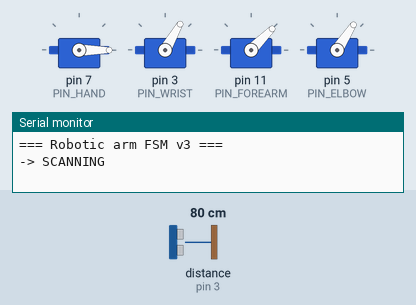
This sketch was run on a simulated Arduino Mega 2560, built with avr-gcc and run on an emulated ATmega2560. Parts: 4 × servo, the last lines printed to the serial monitor. Wiring (inferred from the names in the program): ultrasonic range finder: trigger pin 2; echo pin 3. The inputs (shaded band) are chosen by the test bench; at power-on: distance to the obstacle (sensor on pin 3) 80 cm. The echo pulse lasts 58.3 µs per cm.

Above: at 1.2 s.
1.3 s: distance to the obstacle (sensor on pin 3) set to 17 cm
At 2.91 s:
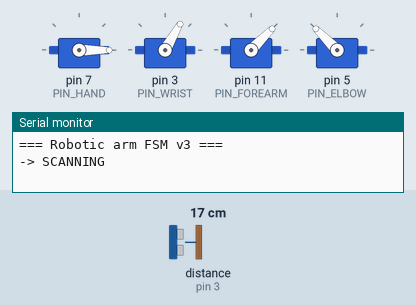
4.3 s: distance to the obstacle (sensor on pin 3) set to 13 cm
At 5.97 s:
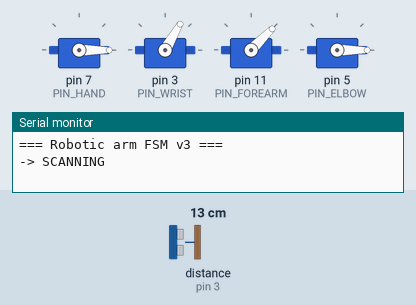
At 13.8 s:
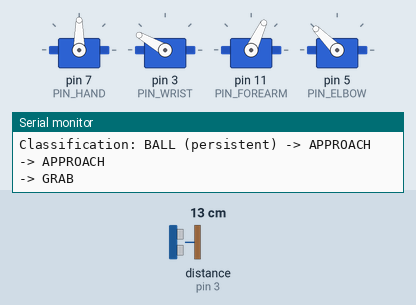
Timing chart, 0 to 22.3 s (numbered marks = the images above; inputs shaded):
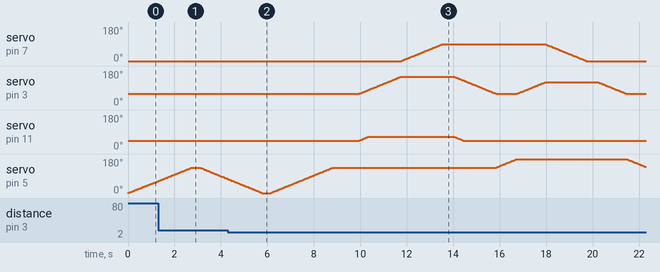

Measured:
- the behaviour switches between 15 and 14 cm on distance to the obstacle (sensor on pin 3) (found by bisection; images 1 and 2)
- after the input at 4.3 s, servo on pin 7 (PIN_HAND): rises from 0° to 90° in 1.8 s, then falls to 0° in 6.2 s; servo on pin 11 (PIN_FOREARM): rises from 45° to 65° in 0.38 s, then falls to 45° in 4.1 s

The sketch:

robotic-arm-fsm-v3-patched-debug.ino
```cpp
/*
 * 4-Axis Robotic Arm — Autonomous pick & place (FSM v3)
 * Board: Arduino Uno
 *
 * Patches: dwell-only scan debounce, pulseIn 30000 us, DETECTED HALT guard,
 *          optional self-test with abort timeout, forearm grab/drop sequencing.
 *
 * Modes:
 *   USE_MINIMAL_CLASSMATE_LOOP — blocking scan + grab/return (class demo style).
 *   USE_CLASSMATE_TUNED_ANGLES_IN_FSM — use classmate-tuned angles in the FSM below.
 */
#include <Servo.h>

#define SERIAL_BAUD 9600

#define DEBUG_SENSOR false
#define DEBUG_FSM    true

// 0 = non-blocking FSM (default). 1 = classmate-style blocking loop() only.
#define USE_MINIMAL_CLASSMATE_LOOP 0
// When FSM is enabled: 0 = original v3 angles, 1 = classmate sequence tuning (our wiring).
#define USE_CLASSMATE_TUNED_ANGLES_IN_FSM 0

#define PIN_HAND    7
#define PIN_WRIST   3
#define PIN_FOREARM 11
#define PIN_ELBOW   5
#define PIN_TRIG    2
#define PIN_ECHO    3

Servo servo_hand;
Servo servo_wrist;
Servo servo_forearm;
Servo servo_elbow;

// --- Classmate sequence (mapped: waist→elbow, shoulder→forearm, wrist, claw→hand) ---
// Pins stay ours: ELBOW 5, FOREARM 11, WRIST 3, HAND 7; TRIG 2, ECHO 4.
static const int CM_HOME_ELBOW    = 70;
static const int CM_HOME_FOREARM  = 15;
static const int CM_HOME_WRIST    = 30;
static const int CM_HOME_HAND     = 101;

static const int CM_GRAB_HAND_1   = 170;
static const int CM_GRAB_WRIST_1  = 140;
static const int CM_GRAB_HAND_2   = 130;
static const int CM_GRAB_FOREARM  = 100;
static const int CM_GRAB_ELBOW    = 170;
static const int CM_GRAB_HAND_3   = 160;

static const int CM_MINIMAL_MOTION_DELAY_MS = 800;
static const int CM_DETECT_MAX_CM           = 7;
static const int CM_DETECT_MIN_CM           = 3;
static const float CM_SWEEP_SPEED           = 0.35f;
static const float CM_SCAN_RESUME_CM        = 7.6f;

#if !USE_CLASSMATE_TUNED_ANGLES_IN_FSM
const int HAND_OPEN   = 0;
const int HAND_CLOSED = 90;
const int WRIST_UP   = 60;
const int WRIST_DOWN = 150;
const int WRIST_DROP = 120;
const int FOREARM_POS  = 45;
const int FOREARM_GRAB = 65;
const int SCAN_START = 0;
const int SCAN_END   = 135;
const int DROP_POS   = 180;
#else
const int HAND_OPEN   = CM_HOME_HAND;
const int HAND_CLOSED = CM_GRAB_HAND_3;
const int WRIST_UP   = CM_HOME_WRIST;
const int WRIST_DOWN = CM_GRAB_WRIST_1;
const int WRIST_DROP = CM_GRAB_WRIST_1;
const int FOREARM_POS  = CM_HOME_FOREARM;
const int FOREARM_GRAB = CM_GRAB_FOREARM;
const int SCAN_START = 0;
const int SCAN_END   = 135;
const int DROP_POS   = CM_GRAB_ELBOW;
#endif

// Safe elbow angle before resuming scan (classmate centers near 70°; original uses 0°).
#if USE_CLASSMATE_TUNED_ANGLES_IN_FSM
const int ELBOW_HOME_IDLE = CM_HOME_ELBOW;
#else
const int ELBOW_HOME_IDLE = SCAN_START;
#endif

int elbowDetectAngle = SCAN_START;

const float SOS_CM_PER_US_HALF = 0.0343f / 2.0f;
const unsigned long PING_SPACING_MS = 25;
#define MEDIAN_N 5
const float VALID_MIN_CM = 2.0f;
const float VALID_MAX_CM = 400.0f;
const float D_MIN_CM = 2.0f;
const float D_MAX_CM = 15.0f;
const float FILTER_ALPHA = 0.35f;
const uint8_t DEBOUNCE_HITS = 3;
const unsigned long SCAN_DWELL_MS = 350;

const unsigned long STEP_MS        = 20;
const unsigned long SETTLE_MS      = 500;
const unsigned long CONFIRM_MS     = 800;
const unsigned long HALT_PAUSE_MS  = 2000;
const unsigned long STATE_TIMEOUT_MS = 12000;
const unsigned long CARRY_TIMEOUT_MS = 20000;
// 0 = skip startup self-test (FSM runs immediately). Set 1800 to exercise each joint once.
const unsigned long SELFTEST_PHASE_MS = 0;
const unsigned long SELFTEST_ABORT_MS = 30000;
const unsigned long DETECTED_HALT_GUARD_MS = 400;

enum State : uint8_t {
  STATE_SCANNING,
  STATE_DETECTED,
  STATE_APPROACH,
  STATE_GRAB,
  STATE_LIFT,
  STATE_MOVE_TO_DROP,
  STATE_RELEASE,
  STATE_RETURN,
  STATE_HALT
};

State state = STATE_SCANNING;
unsigned long stateEnteredMs = 0;

float rawBuf[MEDIAN_N];
uint8_t rawIdx   = 0;
bool    rawFilled = false;
unsigned long lastPingScheduleMs = 0;

float   filteredCm     = 400.0f;
uint8_t debounceCount  = 0;

bool scanningToEnd     = true;
bool scanDwellActive   = false;
unsigned long scanDwellStartMs = 0;

uint8_t phase = 0;
unsigned long phaseDeadlineMs = 0;

uint8_t selfTestPhase = 0;
bool    selfTestDone  = false;
unsigned long selfTestStartedMs = 0;

struct Joint {
  Servo* servo;
  int    pin;
  int    current;
  int    target;
  bool   moving;
};

Joint jHand    = { &servo_hand,    PIN_HAND,    HAND_OPEN,   HAND_OPEN,   false };
Joint jWrist   = { &servo_wrist,   PIN_WRIST,   WRIST_UP,    WRIST_UP,    false };
Joint jForearm = { &servo_forearm, PIN_FOREARM, FOREARM_POS, FOREARM_POS, false };
Joint jElbow   = { &servo_elbow,   PIN_ELBOW,   SCAN_START,  SCAN_START,  false };

unsigned long lastStepMs = 0;

void jointMoveTo(Joint& j, int angle) {
  j.target = constrain(angle, 0, 180);
  j.moving = (j.target != j.current);
}

bool jointArrived(const Joint& j) {
  return !j.moving;
}

void jointStep(Joint& j) {
  if (!j.moving) return;
  if (j.current < j.target)      j.current++;
  else if (j.current > j.target) j.current--;
  j.servo->write(j.current);
  if (j.current == j.target) j.moving = false;
}

void tickServos() {
  jointStep(jHand);
  jointStep(jWrist);
  jointStep(jForearm);
  jointStep(jElbow);
}

#if USE_MINIMAL_CLASSMATE_LOOP
int    curW = CM_HOME_ELBOW, curS = CM_HOME_FOREARM, curWr = CM_HOME_WRIST, curC = CM_HOME_HAND;
float  ang1 = (float)CM_HOME_ELBOW;
int    seekDirection = 1;
float  distanceCm = 0.0f;

static void softMoveBlock(Servo &s, int &currentPos, int targetPos, int speedMs) {
  while (currentPos != targetPos) {
    if (currentPos < targetPos) currentPos++;
    else currentPos--;
    s.write(currentPos);
    delay((unsigned long)speedMs);
  }
}

static void grabSequenceMinimal() {
  softMoveBlock(servo_hand, curC, CM_GRAB_HAND_1, 10);
  delay((unsigned long)CM_MINIMAL_MOTION_DELAY_MS);
  softMoveBlock(servo_wrist, curWr, CM_GRAB_WRIST_1, 15);
  delay((unsigned long)CM_MINIMAL_MOTION_DELAY_MS);
  softMoveBlock(servo_hand, curC, CM_GRAB_HAND_2, 20);
  delay((unsigned long)CM_MINIMAL_MOTION_DELAY_MS);
  softMoveBlock(servo_forearm, curS, CM_GRAB_FOREARM, 20);
  delay((unsigned long)CM_MINIMAL_MOTION_DELAY_MS);
  softMoveBlock(servo_elbow, curW, CM_GRAB_ELBOW, 15);
  delay((unsigned long)CM_MINIMAL_MOTION_DELAY_MS);
  softMoveBlock(servo_hand, curC, CM_GRAB_HAND_3, 15);
  delay((unsigned long)CM_MINIMAL_MOTION_DELAY_MS);
}

static void returnSequenceMinimal() {
  Serial.println(F(">>> RETURN (minimal)"));
  softMoveBlock(servo_elbow, curW, CM_HOME_ELBOW, 15);
  delay((unsigned long)CM_MINIMAL_MOTION_DELAY_MS);
  softMoveBlock(servo_forearm, curS, CM_HOME_FOREARM, 20);
  delay((unsigned long)CM_MINIMAL_MOTION_DELAY_MS);
  softMoveBlock(servo_wrist, curWr, CM_HOME_WRIST, 15);
  delay((unsigned long)CM_MINIMAL_MOTION_DELAY_MS);
  softMoveBlock(servo_hand, curC, CM_HOME_HAND, 10);
  ang1 = (float)CM_HOME_ELBOW;
  delay(1000);
}

void loopMinimalClassmate() {
  digitalWrite(PIN_TRIG, LOW);
  delayMicroseconds(2);
  digitalWrite(PIN_TRIG, HIGH);
  delayMicroseconds(10);
  digitalWrite(PIN_TRIG, LOW);
  unsigned long duration = pulseIn(PIN_ECHO, HIGH, 30000);
  distanceCm = (duration == 0) ? 999.0f : (float)duration * SOS_CM_PER_US_HALF;

  if (distanceCm <= (float)CM_DETECT_MAX_CM && distanceCm > (float)CM_DETECT_MIN_CM) {
    delay(100);
    grabSequenceMinimal();
    returnSequenceMinimal();
    distanceCm = 99.0f;
  }

  if (distanceCm > CM_SCAN_RESUME_CM || duration == 0) {
    ang1 += (CM_SWEEP_SPEED * (float)seekDirection);
    if (ang1 >= 135.0f) {
      ang1 = 135.0f;
      seekDirection = -1;
    }
    if (ang1 <= 0.0f) {
      ang1 = 0.0f;
      seekDirection = 1;
    }
    long angMap = (long)(ang1 + 0.5f);
    servo_elbow.writeMicroseconds((int)map(angMap, 0L, 180L, 544L, 2400L));
    curW = (int)angMap;
  }
  delay(10);
}
#endif

float singlePingCm() {
  digitalWrite(PIN_TRIG, LOW);
  delayMicroseconds(2);
  digitalWrite(PIN_TRIG, HIGH);
  delayMicroseconds(10);
  digitalWrite(PIN_TRIG, LOW);
  unsigned long echoUs = pulseIn(PIN_ECHO, HIGH, 30000);
  if (echoUs == 0) return 999.0f;
  return (float)echoUs * SOS_CM_PER_US_HALF;
}

static float medianN(float* a) {
  float t[MEDIAN_N];
  for (uint8_t i = 0; i < MEDIAN_N; i++) t[i] = a[i];
  for (uint8_t i = 1; i < MEDIAN_N; i++) {
    float key = t[i];
    int j = (int)i - 1;
    while (j >= 0 && t[j] > key) {
      t[j + 1] = t[j];
      j--;
    }
    t[j + 1] = key;
  }
  return t[MEDIAN_N / 2];
}

void updateSensor(bool applyDebounce) {
  unsigned long now = millis();
  if (now - lastPingScheduleMs < PING_SPACING_MS) return;
  lastPingScheduleMs = now;

  float d = singlePingCm();

#if DEBUG_SENSOR
  Serial.print(F("raw_cm="));
  Serial.print(d);
#endif

  rawBuf[rawIdx++] = d;
  if (rawIdx < MEDIAN_N) {
#if DEBUG_SENSOR
    Serial.println();
#endif
    return;
  }
  rawIdx = 0;
  rawFilled = true;

  float med = medianN(rawBuf);

  if (med >= VALID_MIN_CM && med <= VALID_MAX_CM) {
    filteredCm = (FILTER_ALPHA * med) + ((1.0f - FILTER_ALPHA) * filteredCm);
  }

#if DEBUG_SENSOR
  Serial.print(F("  med="));  Serial.print(med);
  Serial.print(F("  filt=")); Serial.println(filteredCm);
#endif

  if (applyDebounce) {
    if (filteredCm > D_MIN_CM && filteredCm < D_MAX_CM) {
      if (debounceCount < 250) debounceCount++;
    } else {
      debounceCount = 0;
    }
  }
}

void resetDebounce() {
  debounceCount = 0;
}

void resetSensorFull() {
  resetDebounce();
  filteredCm = 400.0f;
  rawIdx     = 0;
  rawFilled  = false;
}

void enterState(State s) {
#if DEBUG_FSM
  const char* names[] = {
    "SCANNING","DETECTED","APPROACH","GRAB","LIFT",
    "MOVE_TO_DROP","RELEASE","RETURN","HALT"
  };
  Serial.print(F("-> "));
  Serial.println(names[s]);
#endif
  state = s;
  stateEnteredMs = millis();
  phase = 0;
  phaseDeadlineMs = 0;
}

bool stateTimedOut() {
  return (millis() - stateEnteredMs > STATE_TIMEOUT_MS);
}

bool carryTimedOut() {
  return (millis() - stateEnteredMs > CARRY_TIMEOUT_MS);
}

void beginSettle(unsigned long ms) {
  phaseDeadlineMs = millis() + ms;
}

bool settleDone() {
  return (long)(millis() - phaseDeadlineMs) >= 0;
}

void requestSafePose() {
  jointMoveTo(jHand, HAND_OPEN);
  jointMoveTo(jWrist, WRIST_UP);
}

void runSelfTest() {
  switch (selfTestPhase) {
    case 0:
      jointMoveTo(jHand, HAND_CLOSED);
      if (jointArrived(jHand)) selfTestPhase++;
      break;
    case 1:
      jointMoveTo(jHand, HAND_OPEN);
      if (jointArrived(jHand)) selfTestPhase++;
      break;
    case 2:
      jointMoveTo(jWrist, WRIST_DOWN);
      if (jointArrived(jWrist)) selfTestPhase++;
      break;
    case 3:
      jointMoveTo(jWrist, WRIST_UP);
      if (jointArrived(jWrist)) selfTestPhase++;
      break;
    case 4:
      jointMoveTo(jForearm, 90);
      if (jointArrived(jForearm)) selfTestPhase++;
      break;
    case 5:
      jointMoveTo(jForearm, FOREARM_POS);
      if (jointArrived(jForearm)) selfTestPhase++;
      break;
    case 6:
      jointMoveTo(jElbow, 90);
      if (jointArrived(jElbow)) selfTestPhase++;
      break;
    case 7:
      jointMoveTo(jElbow, SCAN_START);
      if (jointArrived(jElbow)) selfTestPhase++;
      break;
    default:
      selfTestDone = true;
      scanningToEnd = true;
      scanDwellActive = false;
      jointMoveTo(jElbow, SCAN_END);
      enterState(STATE_SCANNING);
      break;
  }
}

void setup() {
  Serial.begin(SERIAL_BAUD);

  pinMode(PIN_TRIG, OUTPUT);
  pinMode(PIN_ECHO, INPUT);
  digitalWrite(PIN_TRIG, LOW);

  servo_hand.attach(PIN_HAND);
  servo_wrist.attach(PIN_WRIST);
  servo_forearm.attach(PIN_FOREARM);
  servo_elbow.attach(PIN_ELBOW);

#if USE_MINIMAL_CLASSMATE_LOOP
  curW = CM_HOME_ELBOW;
  curS = CM_HOME_FOREARM;
  curWr = CM_HOME_WRIST;
  curC = CM_HOME_HAND;
  ang1 = (float)CM_HOME_ELBOW;
  seekDirection = 1;
  servo_hand.write(CM_HOME_HAND);
  servo_wrist.write(CM_HOME_WRIST);
  servo_forearm.write(CM_HOME_FOREARM);
  servo_elbow.write(CM_HOME_ELBOW);
  delay(2000);
  Serial.println(F("=== Minimal classmate loop | TRIG=2 ECHO=4 ==="));
#else
  jHand.current    = HAND_OPEN;
  jWrist.current   = WRIST_UP;
  jForearm.current = FOREARM_POS;
  jElbow.current   = SCAN_START;

  servo_hand.write(HAND_OPEN);
  servo_wrist.write(WRIST_UP);
  servo_forearm.write(FOREARM_POS);
  servo_elbow.write(SCAN_START);

  Serial.println(F("=== Robotic arm FSM v3 ==="));

  if (SELFTEST_PHASE_MS > 0) {
    Serial.println(F("Self-test..."));
    selfTestPhase = 0;
    selfTestStartedMs = millis();
    enterState(STATE_SCANNING);
  } else {
    selfTestDone = true;
    scanningToEnd = true;
    scanDwellActive = false;
    jointMoveTo(jElbow, SCAN_END);
    enterState(STATE_SCANNING);
  }

  lastPingScheduleMs = 0;
  lastStepMs = millis();
#endif
}

void loop() {
#if USE_MINIMAL_CLASSMATE_LOOP
  loopMinimalClassmate();
  return;
#endif

  unsigned long now = millis();

  const bool isScanningState = (state == STATE_SCANNING);
  const bool dwellDebounce   = (isScanningState && scanDwellActive);
  if (!dwellDebounce) {
    debounceCount = 0;
  }
  updateSensor(selfTestDone && dwellDebounce);

  if (!selfTestDone && SELFTEST_PHASE_MS > 0) {
    if ((unsigned long)(millis() - selfTestStartedMs) > SELFTEST_ABORT_MS) {
      selfTestDone = true;
      scanningToEnd = true;
      scanDwellActive = false;
      jointMoveTo(jElbow, SCAN_END);
      enterState(STATE_SCANNING);
    }
  }

  if (now - lastStepMs >= STEP_MS) {
    lastStepMs = now;
    if (!selfTestDone && SELFTEST_PHASE_MS > 0) {
      runSelfTest();
    } else {
      tickServos();
    }
  }

  if (!selfTestDone && SELFTEST_PHASE_MS > 0) return;

  switch (state) {

    case STATE_SCANNING: {
      if (rawFilled && debounceCount >= DEBOUNCE_HITS) {
        elbowDetectAngle = jElbow.current;
#if DEBUG_FSM
        Serial.print(F("Detect filt_cm="));
        Serial.println(filteredCm);
#endif
        enterState(STATE_DETECTED);
        break;
      }

      if (!scanDwellActive) {
        if (jointArrived(jElbow)) {
          scanDwellActive = true;
          scanDwellStartMs = now;
          resetDebounce();
        }
      } else {
        if (now - scanDwellStartMs >= SCAN_DWELL_MS) {
          scanDwellActive = false;
          resetDebounce();
          if (scanningToEnd) {
            jointMoveTo(jElbow, SCAN_START);
            scanningToEnd = false;
          } else {
            jointMoveTo(jElbow, SCAN_END);
            scanningToEnd = true;
          }
        }
      }

      if (stateTimedOut()) stateEnteredMs = now;
      break;
    }

    case STATE_DETECTED: {
      jointMoveTo(jElbow, elbowDetectAngle);

      bool inRange = (filteredCm > D_MIN_CM && filteredCm < D_MAX_CM);

      if (phase == 0) {
        if (!inRange && (millis() - stateEnteredMs >= DETECTED_HALT_GUARD_MS)) {
#if DEBUG_FSM
          Serial.println(F("Classification: HAND (transient) -> HALT"));
#endif
          enterState(STATE_HALT);
          break;
        }
        if (millis() - stateEnteredMs >= CONFIRM_MS) {
#if DEBUG_FSM
          Serial.println(F("Classification: BALL (persistent) -> APPROACH"));
#endif
          enterState(STATE_APPROACH);
        }
      }

      if (stateTimedOut()) {
        requestSafePose();
        enterState(STATE_RETURN);
      }
      break;
    }

    case STATE_APPROACH: {
      jointMoveTo(jHand, HAND_OPEN);
      jointMoveTo(jWrist, WRIST_UP);
      jointMoveTo(jForearm, FOREARM_POS);
      jointMoveTo(jElbow, elbowDetectAngle);

      if (jointArrived(jHand) && jointArrived(jWrist) &&
          jointArrived(jForearm) && jointArrived(jElbow)) {
        enterState(STATE_GRAB);
      }

      if (stateTimedOut()) {
        requestSafePose();
        enterState(STATE_RETURN);
      }
      break;
    }

    case STATE_GRAB: {
      if (phase == 0) {
        jointMoveTo(jWrist, WRIST_DOWN);
        jointMoveTo(jForearm, FOREARM_GRAB);
        if (jointArrived(jWrist) && jointArrived(jForearm)) {
          phase = 1;
        }
      } else if (phase == 1) {
        jointMoveTo(jHand, HAND_CLOSED);
        if (jointArrived(jHand)) {
          phase = 2;
          beginSettle(SETTLE_MS);
        }
      } else if (phase == 2) {
        if (settleDone()) {
          enterState(STATE_LIFT);
        }
      }

      if (carryTimedOut()) {
        jointMoveTo(jWrist, WRIST_UP);
        enterState(STATE_RETURN);
      }
      break;
    }

    case STATE_LIFT: {
      jointMoveTo(jWrist, WRIST_UP);
      jointMoveTo(jForearm, FOREARM_POS);

      if (jointArrived(jWrist) && jointArrived(jForearm)) {
        enterState(STATE_MOVE_TO_DROP);
      }

      if (carryTimedOut()) {
        enterState(STATE_RELEASE);
      }
      break;
    }

    case STATE_MOVE_TO_DROP: {
      if (phase == 0) {
        jointMoveTo(jElbow, DROP_POS);
        if (jointArrived(jElbow)) {
          phase = 1;
        }
      } else if (phase == 1) {
        jointMoveTo(jWrist, WRIST_DROP);
        if (jointArrived(jWrist)) {
          enterState(STATE_RELEASE);
        }
      }

      if (carryTimedOut()) {
        enterState(STATE_RELEASE);
      }
      break;
    }

    case STATE_RELEASE: {
      if (phase == 0) {
        jointMoveTo(jHand, HAND_OPEN);
        if (jointArrived(jHand)) {
          phase = 1;
          beginSettle(SETTLE_MS);
        }
      } else if (phase == 1) {
        if (settleDone()) {
          phase = 2;
        }
      } else if (phase == 2) {
        jointMoveTo(jWrist, WRIST_UP);
        if (jointArrived(jWrist)) {
          enterState(STATE_RETURN);
        }
      }

      if (stateTimedOut()) {
        jointMoveTo(jHand, HAND_OPEN);
        jointMoveTo(jWrist, WRIST_UP);
        enterState(STATE_RETURN);
      }
      break;
    }

    case STATE_RETURN: {
      if (phase == 0) {
        jointMoveTo(jForearm, FOREARM_POS);
        jointMoveTo(jElbow, ELBOW_HOME_IDLE);
        jointMoveTo(jHand, HAND_OPEN);
        jointMoveTo(jWrist, WRIST_UP);

        if (jointArrived(jForearm) && jointArrived(jElbow) &&
            jointArrived(jHand) && jointArrived(jWrist)) {
          phase = 1;
        }
      } else if (phase == 1) {
        resetSensorFull();
        scanningToEnd  = true;
        scanDwellActive = false;
        jointMoveTo(jElbow, SCAN_END);
        enterState(STATE_SCANNING);
      }

      if (stateTimedOut()) {
        jHand.current    = HAND_OPEN;
        jWrist.current   = WRIST_UP;
        jForearm.current = FOREARM_POS;
        jElbow.current   = ELBOW_HOME_IDLE;
        servo_hand.write(HAND_OPEN);
        servo_wrist.write(WRIST_UP);
        servo_forearm.write(FOREARM_POS);
        servo_elbow.write(ELBOW_HOME_IDLE);

        resetSensorFull();
        scanningToEnd  = true;
        scanDwellActive = false;
        jointMoveTo(jElbow, SCAN_END);
        enterState(STATE_SCANNING);
      }
      break;
    }

    case STATE_HALT: {
      jointMoveTo(jHand, HAND_OPEN);
      jointMoveTo(jWrist, WRIST_UP);

      if (phase == 0) {
        if (jointArrived(jHand) && jointArrived(jWrist)) {
          phase = 1;
          beginSettle(HALT_PAUSE_MS);
#if DEBUG_FSM
          Serial.println(F("HALT: pausing before return to scan"));
#endif
        }
      } else if (phase == 1) {
        if (settleDone()) {
          resetSensorFull();
          scanningToEnd  = true;
          scanDwellActive = false;
          jointMoveTo(jElbow, SCAN_END);
          enterState(STATE_SCANNING);
        }
      }

      if (stateTimedOut()) {
        requestSafePose();
        enterState(STATE_RETURN);
      }
      break;
    }
  }
}
```
